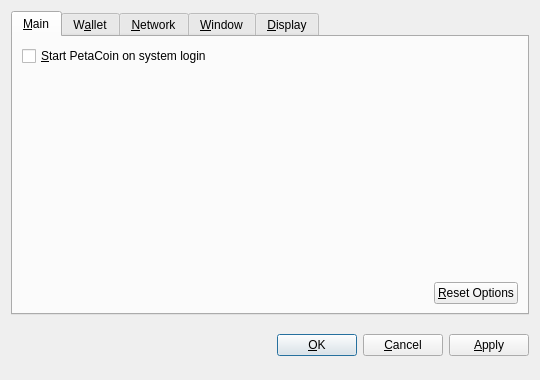
<?xml version="1.0" encoding="UTF-8"?>
<ui version="4.0">
 <class>OptionsDialog</class>
 <widget class="QDialog" name="OptionsDialog">
  <property name="geometry">
   <rect>
    <x>0</x>
    <y>0</y>
    <width>540</width>
    <height>380</height>
   </rect>
  </property>
  <property name="windowTitle">
   <string>Options</string>
  </property>
  <property name="modal">
   <bool>true</bool>
  </property>
  <layout class="QVBoxLayout" name="verticalLayout">
   <item>
    <widget class="QTabWidget" name="tabWidget">
     <property name="tabPosition">
      <enum>QTabWidget::North</enum>
     </property>
     <property name="currentIndex">
      <number>0</number>
     </property>
     <widget class="QWidget" name="tabMain">
      <attribute name="title">
       <string>&amp;Main</string>
      </attribute>
      <layout class="QVBoxLayout" name="verticalLayout_Main">
       <item>
        <widget class="QCheckBox" name="bitcoinAtStartup">
         <property name="toolTip">
          <string>Automatically start PetaCoin after logging in to the system.</string>
         </property>
         <property name="text">
          <string>&amp;Start PetaCoin on system login</string>
         </property>
        </widget>
       </item>
       <item>
        <spacer name="verticalSpacer_Main">
         <property name="orientation">
          <enum>Qt::Vertical</enum>
         </property>
         <property name="sizeHint" stdset="0">
          <size>
           <width>20</width>
           <height>40</height>
          </size>
         </property>
        </spacer>
       </item>
       <item>
        <layout class="QHBoxLayout" name="horizontalLayout_2_Main">
         <item>
          <spacer name="horizontalSpacer_2_Main">
           <property name="orientation">
            <enum>Qt::Horizontal</enum>
           </property>
           <property name="sizeHint" stdset="0">
            <size>
             <width>40</width>
             <height>20</height>
            </size>
           </property>
          </spacer>
         </item>
         <item>
          <widget class="QPushButton" name="resetButton">
           <property name="toolTip">
            <string>Reset all client options to default.</string>
           </property>
           <property name="text">
            <string>&amp;Reset Options</string>
           </property>
           <property name="autoDefault">
            <bool>false</bool>
           </property>
          </widget>
         </item>
        </layout>
       </item>
      </layout>
     </widget>
     <widget class="QWidget" name="tabWallet">
      <attribute name="title">
       <string>W&amp;allet</string>
      </attribute>
      <layout class="QVBoxLayout" name="verticalLayout_Network">
       <item>
        <widget class="QLabel" name="transactionFeeInfoLabel">
         <property name="text">
          <string>Optional transaction fee per kB that helps make sure your transactions are processed quickly. Most transactions are 1 kB.</string>
         </property>
         <property name="textFormat">
          <enum>Qt::PlainText</enum>
         </property>
         <property name="wordWrap">
          <bool>true</bool>
         </property>
        </widget>
       </item>
       <item>
        <layout class="QHBoxLayout" name="horizontalLayout_1_Main">
         <item>
          <widget class="QLabel" name="transactionFeeLabel">
           <property name="text">
            <string>Pay transaction &amp;fee</string>
           </property>
           <property name="textFormat">
            <enum>Qt::PlainText</enum>
           </property>
           <property name="buddy">
            <cstring>transactionFee</cstring>
           </property>
          </widget>
         </item>
         <item>
          <widget class="BitcoinAmountField" name="transactionFee"/>
         </item>
         <item>
          <spacer name="horizontalSpacer_1_Main">
           <property name="orientation">
            <enum>Qt::Horizontal</enum>
           </property>
           <property name="sizeHint" stdset="0">
            <size>
             <width>40</width>
             <height>20</height>
            </size>
           </property>
          </spacer>
         </item>
        </layout>
       </item>
       <item>
        <widget class="QLabel" name="label">
         <property name="text">
          <string>If you disable the spending of unconfirmed change, the change from a transaction cannot be used until that transaction has at least one confirmation. This also affects how your balance is computed.</string>
         </property>
         <property name="wordWrap">
          <bool>true</bool>
         </property>
        </widget>
       </item>
       <item>
        <widget class="QCheckBox" name="spendZeroConfChange">
         <property name="text">
          <string>Spend unconfirmed change  (experts only)</string>
         </property>
        </widget>
       </item>
       <item>
        <spacer name="verticalSpacer">
         <property name="orientation">
          <enum>Qt::Vertical</enum>
         </property>
         <property name="sizeHint" stdset="0">
          <size>
           <width>20</width>
           <height>40</height>
          </size>
         </property>
        </spacer>
       </item>
      </layout>
     </widget>
     <widget class="QWidget" name="tabNetwork">
      <attribute name="title">
       <string>&amp;Network</string>
      </attribute>
      <layout class="QVBoxLayout" name="verticalLayout_Network">
       <item>
        <widget class="QCheckBox" name="mapPortUpnp">
         <property name="toolTip">
          <string>Automatically open the PetaCoin client port on the router. This only works when your router supports UPnP and it is enabled.</string>
         </property>
         <property name="text">
          <string>Map port using &amp;UPnP</string>
         </property>
        </widget>
       </item>
       <item>
        <widget class="QCheckBox" name="connectSocks">
         <property name="toolTip">
          <string>Connect to the PetaCoin network through a SOCKS proxy (e.g. when connecting through Tor).</string>
         </property>
         <property name="text">
          <string>&amp;Connect through SOCKS proxy:</string>
         </property>
        </widget>
       </item>
       <item>
        <layout class="QHBoxLayout" name="horizontalLayout_Network">
         <item>
          <widget class="QLabel" name="proxyIpLabel">
           <property name="text">
            <string>Proxy &amp;IP:</string>
           </property>
           <property name="textFormat">
            <enum>Qt::PlainText</enum>
           </property>
           <property name="buddy">
            <cstring>proxyIp</cstring>
           </property>
          </widget>
         </item>
         <item>
          <widget class="QValidatedLineEdit" name="proxyIp">
           <property name="maximumSize">
            <size>
             <width>140</width>
             <height>16777215</height>
            </size>
           </property>
           <property name="toolTip">
            <string>IP address of the proxy (e.g. 127.0.0.1)</string>
           </property>
          </widget>
         </item>
         <item>
          <widget class="QLabel" name="proxyPortLabel">
           <property name="text">
            <string>&amp;Port:</string>
           </property>
           <property name="textFormat">
            <enum>Qt::PlainText</enum>
           </property>
           <property name="buddy">
            <cstring>proxyPort</cstring>
           </property>
          </widget>
         </item>
         <item>
          <widget class="QLineEdit" name="proxyPort">
           <property name="maximumSize">
            <size>
             <width>55</width>
             <height>16777215</height>
            </size>
           </property>
           <property name="toolTip">
            <string>Port of the proxy (e.g. 9050)</string>
           </property>
          </widget>
         </item>
         <item>
          <widget class="QLabel" name="socksVersionLabel">
           <property name="text">
            <string>SOCKS &amp;Version:</string>
           </property>
           <property name="textFormat">
            <enum>Qt::PlainText</enum>
           </property>
           <property name="buddy">
            <cstring>socksVersion</cstring>
           </property>
          </widget>
         </item>
         <item>
          <widget class="QValueComboBox" name="socksVersion">
           <property name="toolTip">
            <string>SOCKS version of the proxy (e.g. 5)</string>
           </property>
          </widget>
         </item>
         <item>
          <spacer name="horizontalSpacer_Network">
           <property name="orientation">
            <enum>Qt::Horizontal</enum>
           </property>
           <property name="sizeHint" stdset="0">
            <size>
             <width>40</width>
             <height>20</height>
            </size>
           </property>
          </spacer>
         </item>
        </layout>
       </item>
       <item>
        <spacer name="verticalSpacer_Network">
         <property name="orientation">
          <enum>Qt::Vertical</enum>
         </property>
         <property name="sizeHint" stdset="0">
          <size>
           <width>20</width>
           <height>40</height>
          </size>
         </property>
        </spacer>
       </item>
      </layout>
     </widget>
     <widget class="QWidget" name="tabWindow">
      <attribute name="title">
       <string>&amp;Window</string>
      </attribute>
      <layout class="QVBoxLayout" name="verticalLayout_Window">
       <item>
        <widget class="QCheckBox" name="minimizeToTray">
         <property name="toolTip">
          <string>Show only a tray icon after minimizing the window.</string>
         </property>
         <property name="text">
          <string>&amp;Minimize to the tray instead of the taskbar</string>
         </property>
        </widget>
       </item>
       <item>
        <widget class="QCheckBox" name="minimizeOnClose">
         <property name="toolTip">
          <string>Minimize instead of exit the application when the window is closed. When this option is enabled, the application will be closed only after selecting Quit in the menu.</string>
         </property>
         <property name="text">
          <string>M&amp;inimize on close</string>
         </property>
        </widget>
       </item>
       <item>
        <spacer name="verticalSpacer_Window">
         <property name="orientation">
          <enum>Qt::Vertical</enum>
         </property>
         <property name="sizeHint" stdset="0">
          <size>
           <width>20</width>
           <height>40</height>
          </size>
         </property>
        </spacer>
       </item>
      </layout>
     </widget>
     <widget class="QWidget" name="tabDisplay">
      <attribute name="title">
       <string>&amp;Display</string>
      </attribute>
      <layout class="QVBoxLayout" name="verticalLayout_Display">
       <item>
        <layout class="QHBoxLayout" name="horizontalLayout_1_Display">
         <item>
          <widget class="QLabel" name="langLabel">
           <property name="text">
            <string>User Interface &amp;language:</string>
           </property>
           <property name="textFormat">
            <enum>Qt::PlainText</enum>
           </property>
           <property name="buddy">
            <cstring>lang</cstring>
           </property>
          </widget>
         </item>
         <item>
          <widget class="QValueComboBox" name="lang">
           <property name="toolTip">
            <string>The user interface language can be set here. This setting will take effect after restarting PetaCoin.</string>
           </property>
          </widget>
         </item>
        </layout>
       </item>
       <item>
        <layout class="QHBoxLayout" name="horizontalLayout_2_Display">
         <item>
          <widget class="QLabel" name="unitLabel">
           <property name="text">
            <string>&amp;Unit to show amounts in:</string>
           </property>
           <property name="textFormat">
            <enum>Qt::PlainText</enum>
           </property>
           <property name="buddy">
            <cstring>unit</cstring>
           </property>
          </widget>
         </item>
         <item>
          <widget class="QValueComboBox" name="unit">
           <property name="toolTip">
            <string>Choose the default subdivision unit to show in the interface and when sending coins.</string>
           </property>
          </widget>
         </item>
        </layout>
       </item>
       <item>
        <widget class="QCheckBox" name="displayAddresses">
         <property name="toolTip">
          <string>Whether to show PetaCoin addresses in the transaction list or not.</string>
         </property>
         <property name="text">
          <string>&amp;Display addresses in transaction list</string>
         </property>
        </widget>
       </item>
       <item>
        <widget class="QCheckBox" name="coinControlFeatures">
         <property name="toolTip">
          <string>Whether to show coin control features or not.</string>
         </property>
         <property name="text">
          <string>Display coin &amp;control features (experts only!)</string>
         </property>
        </widget>
       </item>
       <item>
        <spacer name="verticalSpacer_Display">
         <property name="orientation">
          <enum>Qt::Vertical</enum>
         </property>
         <property name="sizeHint" stdset="0">
          <size>
           <width>20</width>
           <height>40</height>
          </size>
         </property>
        </spacer>
       </item>
      </layout>
     </widget>
    </widget>
   </item>
   <item>
    <layout class="QHBoxLayout" name="horizontalLayout_Buttons">
     <item>
      <spacer name="horizontalSpacer_1">
       <property name="orientation">
        <enum>Qt::Horizontal</enum>
       </property>
       <property name="sizeHint" stdset="0">
        <size>
         <width>40</width>
         <height>48</height>
        </size>
       </property>
      </spacer>
     </item>
     <item>
      <widget class="QLabel" name="statusLabel">
       <property name="font">
        <font>
         <weight>75</weight>
         <bold>true</bold>
        </font>
       </property>
       <property name="text">
        <string/>
       </property>
       <property name="textFormat">
        <enum>Qt::PlainText</enum>
       </property>
       <property name="wordWrap">
        <bool>true</bool>
       </property>
      </widget>
     </item>
     <item>
      <spacer name="horizontalSpacer_2">
       <property name="orientation">
        <enum>Qt::Horizontal</enum>
       </property>
       <property name="sizeHint" stdset="0">
        <size>
         <width>40</width>
         <height>48</height>
        </size>
       </property>
      </spacer>
     </item>
     <item>
      <widget class="QPushButton" name="okButton">
       <property name="text">
        <string>&amp;OK</string>
       </property>
      </widget>
     </item>
     <item>
      <widget class="QPushButton" name="cancelButton">
       <property name="text">
        <string>&amp;Cancel</string>
       </property>
       <property name="autoDefault">
        <bool>false</bool>
       </property>
      </widget>
     </item>
     <item>
      <widget class="QPushButton" name="applyButton">
       <property name="text">
        <string>&amp;Apply</string>
       </property>
       <property name="autoDefault">
        <bool>false</bool>
       </property>
      </widget>
     </item>
    </layout>
   </item>
  </layout>
 </widget>
 <customwidgets>
  <customwidget>
   <class>BitcoinAmountField</class>
   <extends>QSpinBox</extends>
   <header>bitcoinamountfield.h</header>
  </customwidget>
  <customwidget>
   <class>QValueComboBox</class>
   <extends>QComboBox</extends>
   <header>qvaluecombobox.h</header>
  </customwidget>
  <customwidget>
   <class>QValidatedLineEdit</class>
   <extends>QLineEdit</extends>
   <header>qvalidatedlineedit.h</header>
  </customwidget>
 </customwidgets>
 <resources/>
 <connections/>
</ui>
